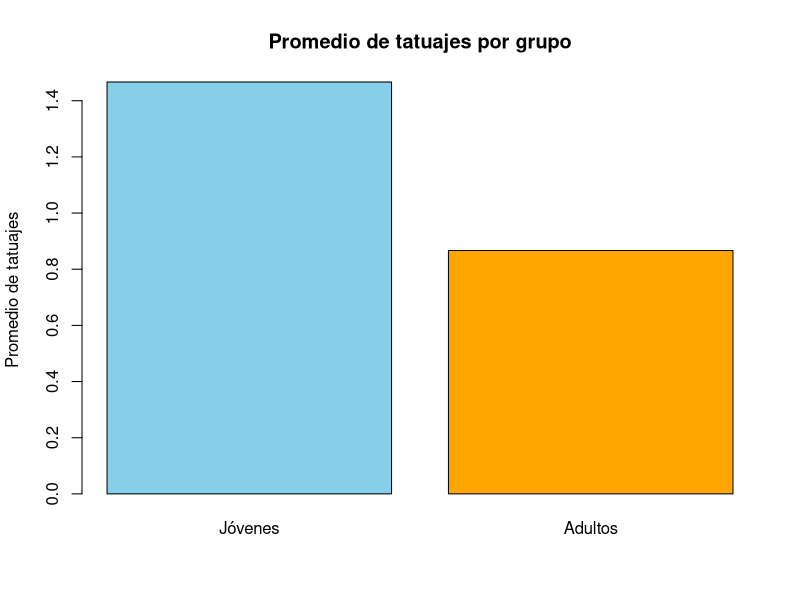
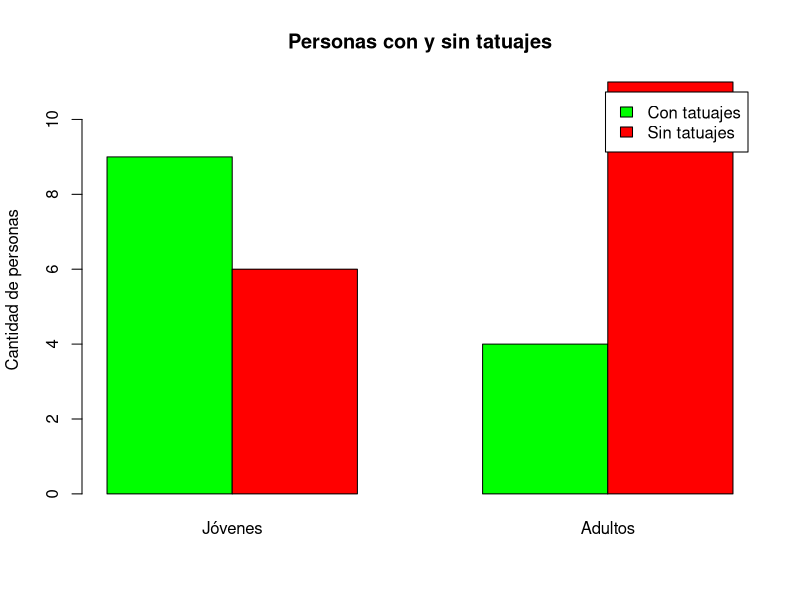
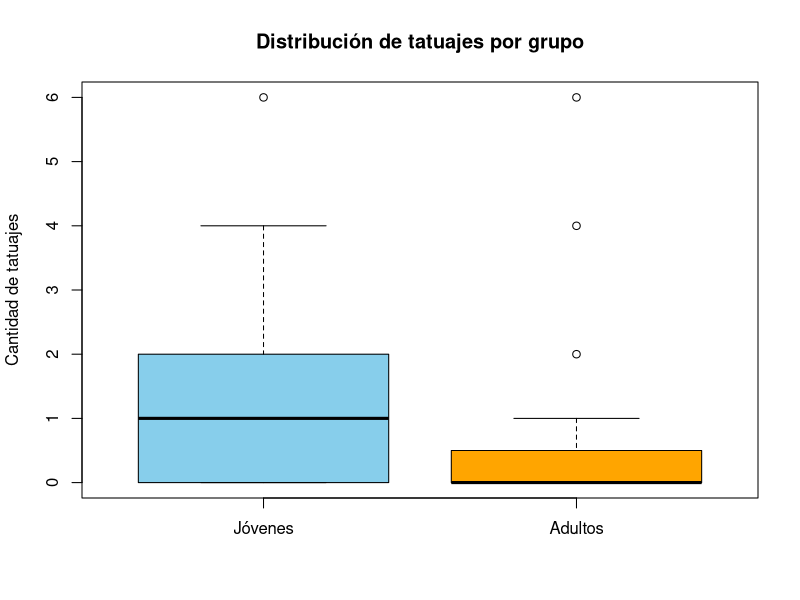
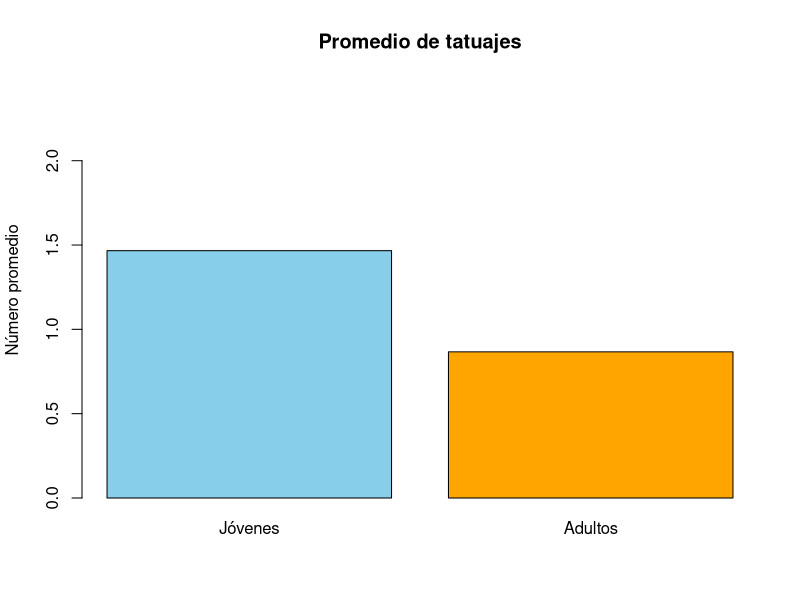
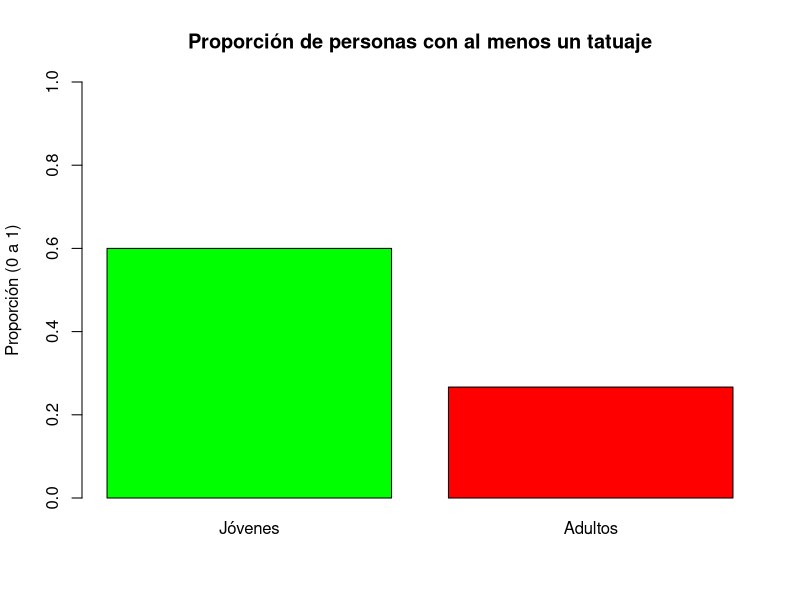
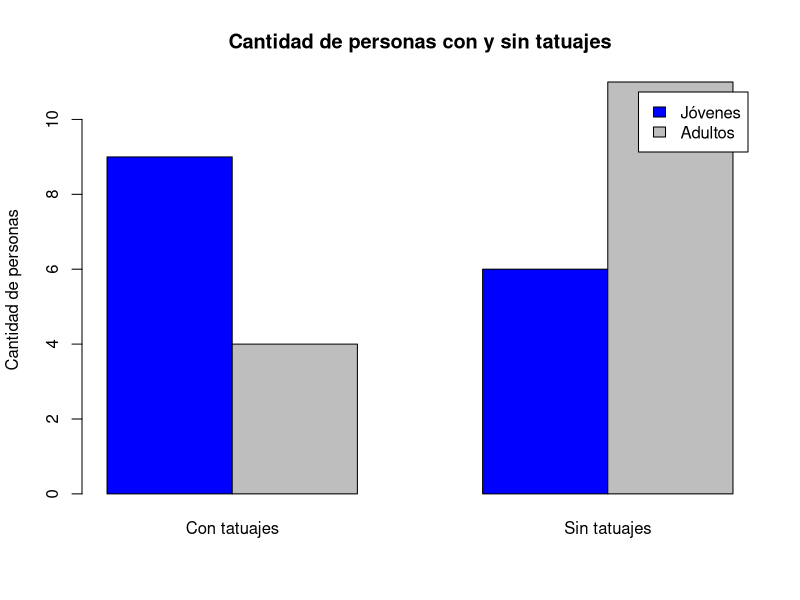
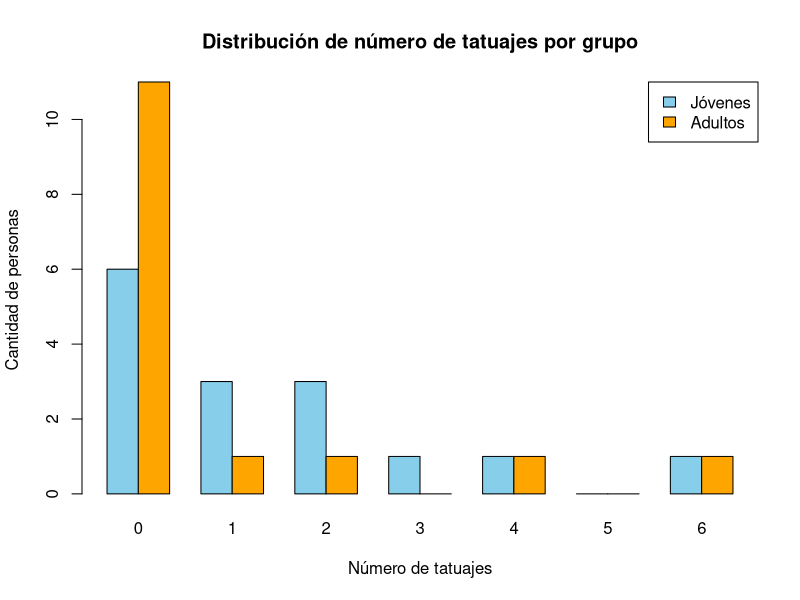

These figures' R source, in order:
# 1. Calcular el promedio de tatuajes por grupo
jovenes <- c(0,0,1,0,0,4,2,2,1,6,0,3,1,0,2)
adultos <- c(0,6,2,0,0,0,0,0,1,0,0,0,0,0,4)

mean(jovenes)   # Promedio de tatuajes en jóvenes
mean(adultos)   # Promedio de tatuajes en adultos

# 2. Calcular la desviación estándar
sd(jovenes)     # Medida de dispersión para jóvenes
sd(adultos)     # Medida de dispersión para adultos

# 3. Calcular el coeficiente de variación en jóvenes
cv <- sd(jovenes)/mean(jovenes)
cv * 100        # Variabilidad relativa en porcentaje

# 4. Prueba t de Student (asumiendo varianzas iguales)
t.test(jovenes, adultos, var.equal = TRUE)

# 5. Prueba t de Welch (sin asumir varianzas iguales)
t.test(jovenes, adultos)

# 6. Coeficiente de variación en adultos
cv_adultos <- sd(adultos)/mean(adultos)
cv_adultos * 100

# 7. Probabilidad de tener al menos un tatuaje
sum(jovenes > 0) / length(jovenes)  # Proporción en jóvenes
sum(adultos > 0) / length(adultos)  # Proporción en adultos

# 8. Preparación de promedios para los gráficos
mean_j <- mean(jovenes)
mean_a <- mean(adultos)

# 9. Gráfico de barras: comparación de promedios
barplot(c(mean_j, mean_a),
        names.arg = c("Jóvenes", "Adultos"),
        col = c("skyblue", "orange"),
        main = "Promedio de tatuajes por grupo",
        ylab = "Promedio de tatuajes")

# 10. Gráfico de personas con y sin tatuajes
sin_tatuajes <- c(sum(jovenes == 0), sum(adultos == 0))
con_tatuajes <- c(sum(jovenes > 0), sum(adultos > 0))

barplot(rbind(con_tatuajes, sin_tatuajes),
        beside = TRUE,
        col = c("green", "red"),
        names.arg = c("Jóvenes", "Adultos"),
        legend.text = c("Con tatuajes", "Sin tatuajes"),
        main = "Personas con y sin tatuajes",
        ylab = "Cantidad de personas")

# 11. Boxplot para comparar la distribución de tatuajes
boxplot(jovenes, adultos,
        names = c("Jóvenes", "Adultos"),
        col = c("skyblue", "orange"),
        main = "Distribución de tatuajes por grupo",
        ylab = "Cantidad de tatuajes")

# 12. Gráfico ajustado: promedio con límites definidos
barplot(c(mean_j, mean_a),
        names.arg = c("Jóvenes", "Adultos"),
        col = c("skyblue", "orange"),
        ylim = c(0, max(mean_j, mean_a) + 1),
        main = "Promedio de tatuajes",
        ylab = "Número promedio")

# 13. Gráfico de proporción de personas con tatuajes
prop_j <- sum(jovenes > 0) / length(jovenes)
prop_a <- sum(adultos > 0) / length(adultos)

barplot(c(prop_j, prop_a),
        names.arg = c("Jóvenes", "Adultos"),
        col = c("green", "red"),
        ylim = c(0, 1),
        main = "Proporción de personas con al menos un tatuaje",
        ylab = "Proporción (0 a 1)")

# 14. Comparación de frecuencia con/sin tatuajes
labels <- c("Con tatuajes", "Sin tatuajes")
jov_cont <- c(sum(jovenes > 0), sum(jovenes == 0))
adu_cont <- c(sum(adultos > 0), sum(adultos == 0))

barplot(rbind(jov_cont, adu_cont),
        beside = TRUE,
        col = c("blue", "gray"),
        names.arg = labels,
        legend.text = c("Jóvenes", "Adultos"),
        main = "Cantidad de personas con y sin tatuajes",
        ylab = "Cantidad de personas")

# 15. Tablas de frecuencia del número de tatuajes (0 a 6)
tatuajes <- 0:6
freq_jovenes <- table(factor(jovenes, levels = tatuajes))
freq_adultos <- table(factor(adultos, levels = tatuajes))

# 16. Gráfico de distribución exacta de tatuajes
datos <- rbind(Jóvenes = freq_jovenes, Adultos = freq_adultos)

barplot(datos,
        beside = TRUE,
        col = c("skyblue", "orange"),
        main = "Distribución de número de tatuajes por grupo",
        xlab = "Número de tatuajes",
        ylab = "Cantidad de personas",
        legend.text = TRUE,
        args.legend = list(x = "topright"))

